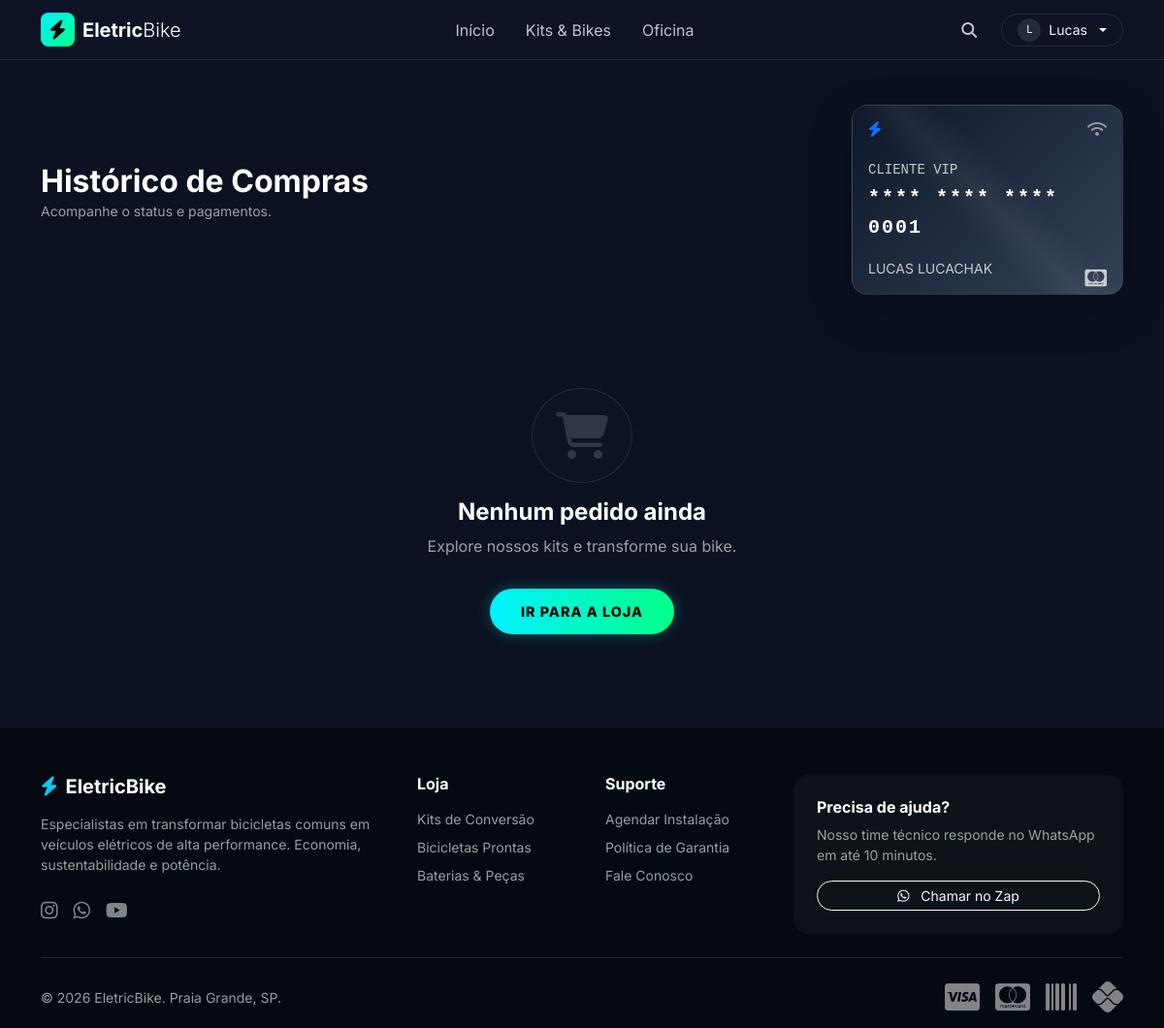
Screenshot of /clients/billing/ (signed in) with the database file from the repository.
### Accounts/models.py (models this page shows, shortened)
class User(AbstractUser, TimeStampedModel):
    username = None
    email = models.EmailField('Email', unique=True)
    is_client = models.BooleanField("É Cliente?", default=False)
    is_staff_member = models.BooleanField("É da Equipe?", default=False)
    USERNAME_FIELD = 'email'
    REQUIRED_FIELDS = []
    objects = CustomUserManager()

### Clients/views.py (the view)
# urls.py: path("billing/",views.Billing.as_view(), name="client_billing"),
class Billing(View):
    def get(self, request, *args, **kwargs):
        context={}
        return render(request, "client/billing.html", context)

### Staff/models.py (called while the page is built)
    @classmethod
    def get_solo(cls):
        obj, created = cls.objects.get_or_create(pk=1)
        return obj

### Templates/client/billing.html (shortened to what this page needs)
{% extends 'base.html' %}
{% load humanize %}
{% block content %}
<div class="container py-5">
    <div class="d-flex justify-content-between align-items-center mb-5">
        <div>
            <h2 class="text-white fw-bold mb-0">Histórico de Compras</h2>
            <p class="text-muted small">Acompanhe o status e pagamentos.</p>
        </div>
        <div class="d-none d-md-block">
            <div class="p-3 rounded-4 text-white position-relative overflow-hidden shadow-lg"
                 style="width: 280px; background: linear-gradient(135deg, #0f172a 0%, #334155 100%); border: 1px solid rgba(255,255,255,0.1);">
                <div class="d-flex justify-content-between mb-4">
                    <i class="fas fa-bolt text-primary"></i>
                    <i class="fas fa-wifi opacity-50"></i>
                </div>
                <div class="small opacity-75 mb-1" style="font-family: monospace;">CLIENTE VIP</div>
                <div class="fw-bold fs-5 mb-3" style="font-family: monospace; letter-spacing: 2px;">**** **** **** {{ user.id|stringformat:"04d" }}</div>
                <div class="d-flex justify-content-between align-items-end">
                    <small class="opacity-75">{{ user.first_name|upper }} {{ user.last_name|upper }}</small>
                    <i class="fab fa-cc-mastercard fa-lg opacity-75"></i>
                </div>
                <div class="position-absolute top-0 start-0 w-100 h-100"
                     style="background: linear-gradient(45deg, transparent 40%, rgba(255,255,255,0.05) 50%, transparent 60%); pointer-events: none;"></div>
            </div>
        </div>
    </div>
    <div class="row">
        <div class="col-12">
            {% for order in orders %}
            <div class="bg-glass rounded-4 border border-light border-opacity-10 mb-4 overflow-hidden position-relative group-hover-trigger transition-transform">
                <div class="d-flex flex-wrap justify-content-between align-items-center p-4 bg-dark bg-opacity-25 border-bottom border-light border-opacity-10">
                    <div class="d-flex align-items-center gap-3">
                        <div class="bg-dark p-3 rounded-3 border border-light border-opacity-10">
                            <i class="fas fa-shopping-bag text-primary"></i>
                        </div>
                        <div>
                            <h5 class="text-white fw-bold mb-0">Pedido #{{ order.id }}</h5>
                            <small class="text-muted">{{ order.created_at|date:"d de F, Y" }}</small>
                        </div>
                    </div>
                    <div class="d-flex align-items-center gap-4 mt-3 mt-md-0">
                        <div class="text-end">
                            <small class="d-block text-muted text-uppercase" style="font-size: 0.7rem;">Status</small>
                            {% if order.status == 'APPROVED' %}
                                <span class="text-success fw-bold"><i class="fas fa-check-circle me-1"></i> Aprovado</span>
                            {% elif order.status == 'PENDING' %}
                                <span class="text-warning fw-bold"><i class="fas fa-clock me-1"></i> Pendente</span>
                            {% elif order.status == 'SENT' %}
                                <span class="text-info fw-bold"><i class="fas fa-truck me-1"></i> Enviado</span>
                            {% else %}
                                <span class="text-muted">{{ order.get_status_display }}</span>
                            {% endif %}
                        </div>
                        <div class="text-end border-start border-light border-opacity-10 ps-4">
                            <small class="d-block text-muted text-uppercase" style="font-size: 0.7rem;">Total</small>
                            <span class="text-white fw-bold fs-5">R$ {{ order.total_amount|intcomma }}</span>
                        </div>
                    </div>
                </div>
                <div class="p-4">
                    <div class="d-flex align-items-center gap-2 mb-3">
                        {% for item in order.items.all|slice:":3" %}
                            {% if item.product.main_image %}
                                <img src="{{ item.product.main_image.url }}" class="rounded border border-light border-opacity-10" width="50" height="50" style="object-fit: cover;" title="{{ item.product.name }}">
                            {% else %}
                                <div class="bg-dark rounded border border-light border-opacity-10 d-flex align-items-center justify-content-center text-muted" style="width: 50px; height: 50px;">
                                    <i class="fas fa-bicycle"></i>
                                </div>
                            {% endif %}
                        {% endfor %}
                        {% if order.items.count > 3 %}
                            <div class="bg-dark rounded border border-light border-opacity-10 d-flex align-items-center justify-content-center text-muted small" style="width: 50px; height: 50px;">
                                +{{ order.items.count|add:"-3" }}
                            </div>
                        {% endif %}
                    </div>
                    <div class="d-flex justify-content-end">
                        <a href="#" class="btn btn-sm btn-outline-light rounded-pill border-opacity-25 hover-text-white">
                            Ver Detalhes <i class="fas fa-chevron-right ms-1"></i>
                        </a>
                    </div>
                </div>
            </div>
            {% empty %}
            <div class="text-center py-5">
                <div class="bg-glass d-inline-block p-4 rounded-circle mb-3 border border-light border-opacity-10">
                    <i class="fas fa-shopping-cart fa-3x text-muted opacity-25"></i>
                </div>
                <h4 class="text-white fw-bold">Nenhum pedido ainda</h4>
                <p class="text-muted">Explore nossos kits e transforme sua bike.</p>
                <a href="{% url 'bike_catalog' %}" class="btn btn-neon mt-3">Ir para a Loja</a>
            </div>
            {% endfor %}
        </div>
    </div>
</div>
{% endblock %}

### Templates/navbar.html (shortened to what this page needs)
{% load static %}
<nav class="navbar navbar-expand-lg fixed-top bg-glass transition-all" id="mainNav">
    <div class="container">
        <a class="navbar-brand d-flex align-items-center gap-2" href="{% url 'home' %}">
            <div style="width: 35px; height: 35px; background: linear-gradient(135deg, var(--primary), var(--secondary)); border-radius: 8px; display: flex; align-items: center; justify-content: center; color: black;">
                <i class="fas fa-bolt"></i>
            </div>
            <span class="fw-bold text-white tracking-tight">Eletric<span class="fw-light">Bike</span></span>
        </a>
        <div class="collapse navbar-collapse" id="navbarNav">
            <ul class="navbar-nav mx-auto mb-2 mb-lg-0">
                <li class="nav-item"><a class="nav-link text-white opacity-75 hover-opacity-100 mx-2" href="{% url 'home' %}">Início</a></li>
                <li class="nav-item"><a class="nav-link text-white opacity-75 hover-opacity-100 mx-2" href="{% url 'bike_catalog' %}">Kits & Bikes</a></li>
                <li class="nav-item"><a class="nav-link text-white opacity-75 hover-opacity-100 mx-2" href="{% url 'services' %}">Oficina</a></li>
            </ul>
            <div class="d-flex align-items-center gap-3">
                <a href="{% url 'bike_catalog' %}" class="btn text-white p-2 opacity-75 hover-opacity-100" title="Buscar">
                    <i class="fas fa-search"></i>
                </a>
                {% if user.is_authenticated %}
                    <div class="dropdown">
                        <button class="btn btn-outline-light rounded-pill px-3 py-1 dropdown-toggle d-flex align-items-center gap-2 border-secondary border-opacity-25" type="button" data-bs-toggle="dropdown">
                            <div class="bg-secondary bg-opacity-25 rounded-circle d-flex align-items-center justify-content-center" style="width: 24px; height: 24px; font-size: 0.7rem;">
                                {{ user.first_name|default:user.email|slice:":1"|upper }}
                            </div>
                            <span class="small">{{ user.first_name|default:"Minha Conta" }}</span>
                        </button>
                    </div>
                {% else %}
                    <a href="{% url 'login' %}" class="text-white text-decoration-none small fw-bold me-2">Login</a>
                    <a href="{% url 'register' %}" class="btn btn-sm btn-neon px-3">Criar Conta</a>
                {% endif %}
            </div>
        </div>
    </div>
</nav>

### Templates/base.html (style rules this page uses)
:root { --primary: #00f2ff; --secondary: #00ff88; --dark-bg: #0b1120; --card-bg: #1e293b; --text-main: #f8fafc; --text-muted: #94a3b8; --glass-border: 1px solid rgba(255, 255, 255, 0.1); --glass-shadow: 0 8px 32px 0 rgba(0, 0, 0, 0.37); --glass-bg: rgba(15, 23, 42, 0.6); --navbar-height: 60px; }
body { font-family: 'Inter', sans-serif; background-color: var(--dark-bg); color: var(--text-main); overflow-x: hidden; -webkit-font-smoothing: antialiased; padding-top: var(--navbar-height); }
body { color: #f1f5f9 !important; }
.text-muted { color: rgba(255, 255, 255, 0.6) !important; }
h1, h2, h3, h4, h5, h6, .h1, .h2, .h3, .h4, .h5, .h6 { color: #ffffff !important; }
a { color: var(--primary); text-decoration: none; transition: 0.3s; }
.bg-glass { background: var(--glass-bg); backdrop-filter: blur(12px); -webkit-backdrop-filter: blur(12px); border-bottom: var(--glass-border); }
.btn-neon { background: linear-gradient(90deg, var(--primary), var(--secondary)); border: none; color: #000; font-weight: 800; padding: 0.8rem 2rem; border-radius: 50px; text-transform: uppercase; letter-spacing: 1px; font-size: 0.9rem; transition: all 0.3s ease; box-shadow: 0 0 15px rgba(0, 242, 255, 0.3); }

### rows the page displays
User: first_name "L", first_name "Lucas", id "0001", first_name "LUCAS", last_name "LUCACHAK"
